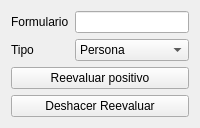
             <widget class="QWidget" name="tabRv">
              <attribute name="title">
               <string>Reevaluar</string>
              </attribute>
              <layout class="QFormLayout" name="formLayout_2">
               <item row="0" column="0">
                <widget class="QLabel" name="label_3">
                 <property name="text">
                  <string>Formulario</string>
                 </property>
                </widget>
               </item>
               <item row="0" column="1">
                <widget class="QLineEdit" name="reevForm">
                 <property name="inputMask">
                  <string>99999999</string>
                 </property>
                </widget>
               </item>
               <item row="1" column="0">
                <widget class="QLabel" name="label_4">
                 <property name="text">
                  <string>Tipo</string>
                 </property>
                </widget>
               </item>
               <item row="1" column="1">
                <widget class="QComboBox" name="reevTipo">
                 <item>
                  <property name="text">
                   <string>Persona</string>
                  </property>
                 </item>
                 <item>
                  <property name="text">
                   <string>Asociado</string>
                  </property>
                 </item>
                 <item>
                  <property name="text">
                   <string>Integrante</string>
                  </property>
                 </item>
                </widget>
               </item>
               <item row="2" column="0" colspan="2">
                <widget class="QPushButton" name="reevBoton">
                 <property name="text">
                  <string>Reevaluar positivo</string>
                 </property>
                </widget>
               </item>
               <item row="3" column="0" colspan="2">
                <widget class="QPushButton" name="reevUndo">
                 <property name="text">
                  <string>Deshacer Reevaluar</string>
                 </property>
                </widget>
               </item>
              </layout>
             </widget>
